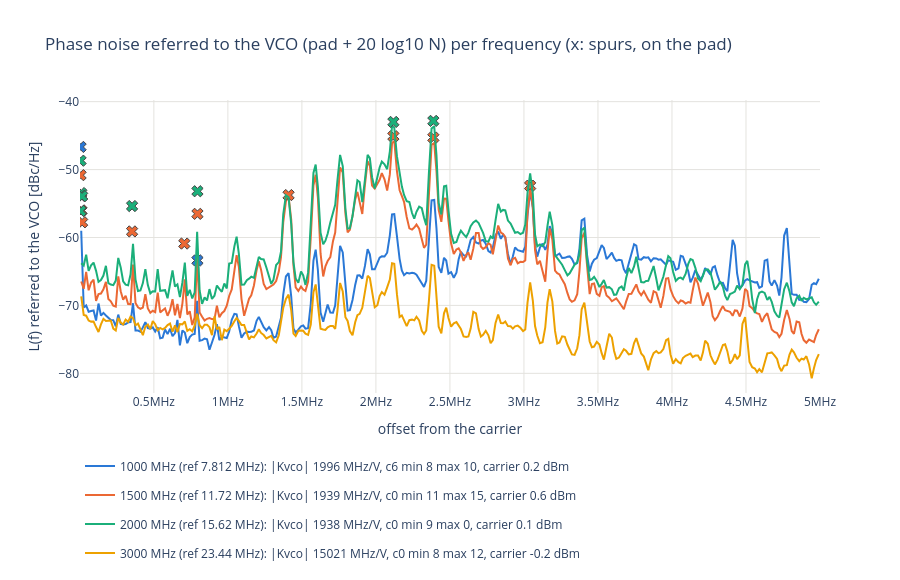

Notebook code cell kept with this figure:
### Code cell
F_start, F_stop = 1e3, 5e6  # offset range shown [Hz]
f_axis = "lin"  # "log" or "lin"

# Phase noise referred to the VCO per frequency: full curve (line, binned to N_BINS points: linear power average,
# display only), detected spurs (x at their measured peak, hover: power on the pad).
fig = go.Figure()
for r in ok.itertuples():
    n_db = 20 * np.log10(r.total_div)
    lt_raw = in_range(trace_of(r.f_vco, "L_trace"), F_start, F_stop)  # spur peaks: from the measured points
    lt = binned(trace_of(r.f_vco, "L_trace"), F_start, F_stop, f_axis)
    sp = in_range(trace_of(r.f_vco, "spur"), F_start, F_stop)
    if lt.empty:
        continue
    fig.add_scatter(x=lt["freq"], y=lt["level_dbm"] + n_db, mode="lines", line=dict(color=COLORS[r.f_vco], width=2),
                    name=NAMES[r.f_vco], legendgroup=NAMES[r.f_vco],
                    hovertemplate="%{x:.3s}Hz: %{y:.1f} dBc/Hz<extra></extra>")
    if not sp.empty:
        fig.add_scatter(x=sp["freq"], y=np.interp(sp["freq"], lt_raw["freq"], lt_raw["level_dbm"]) + n_db,
                        mode="markers", marker=dict(symbol="x", size=10, color=COLORS[r.f_vco], line=dict(width=1)),
                        showlegend=False, legendgroup=NAMES[r.f_vco],
                        customdata=np.c_[sp["level_dbm"], sp["freq"] / r.f_ref],
                        hovertemplate=("spur at %{x:.4s}Hz = %{customdata[1]:.2f} x ref: %{customdata[0]:.1f} dBc on "
                                       "the pad<extra></extra>"))
fig.update_layout(title="Phase noise referred to the VCO (pad + 20 log10 N) per frequency (x: spurs, on the pad)", template="plotly_white",
                  height=580, legend=dict(orientation="h", y=-0.2), hoverlabel=dict(namelength=-1))
fig.update_xaxes(title="offset from the carrier", gridcolor=GRID, **offset_axis(F_start, F_stop, f_axis))
fig.update_yaxes(title="L(f) referred to the VCO [dBc/Hz]", gridcolor=GRID)
save(fig, "phase_noise")

### Figure 1 — Plotly figure (JSON) as saved in the notebook; plotly's stock layout.template omitted (floating-point values rounded to 4 significant figures; data arrays with more than 128 entries replaced by an {"elided": "..."} marker saying what was removed)
{"data": [{"hovertemplate": "%{x:.3s}Hz: %{y:.1f} dBc/Hz<extra></extra>", "legendgroup": "1000 MHz (ref 7.812 MHz): |Kvco| 1996 MHz/V, c6 min 8 max 10, carrier 0.2 dBm", "line": {"color": "#2a78d6", "width": 2}, "mode": "lines", "name": "1000 MHz (ref 7.812 MHz): |Kvco| 1996 MHz/V, c6 min 8 max 10, carrier 0.2 dBm", "type": "scatter", "x": {"elided": "300 float values"}, "y": {"elided": "300 float values"}}, {"customdata": [[-52.48, 0.0006182], [-48.22, 0.1017]], "hovertemplate": "spur at %{x:.4s}Hz = %{customdata[1]:.2f} x ref: %{customdata[0]:.1f} dBc on the pad<extra></extra>", "legendgroup": "1000 MHz (ref 7.812 MHz): |Kvco| 1996 MHz/V, c6 min 8 max 10, carrier 0.2 dBm", "marker": {"color": "#2a78d6", "line": {"width": 1}, "size": 10, "symbol": "x"}, "mode": "markers", "showlegend": false, "type": "scatter", "x": [4830.0, 794400.0], "y": [-46.66, -63.37]}, {"hovertemplate": "%{x:.3s}Hz: %{y:.1f} dBc/Hz<extra></extra>", "legendgroup": "1500 MHz (ref 11.72 MHz): |Kvco| 1939 MHz/V, c0 min 11 max 15, carrier 0.6 dBm", "line": {"color": "#eb6834", "width": 2}, "mode": "lines", "name": "1500 MHz (ref 11.72 MHz): |Kvco| 1939 MHz/V, c0 min 11 max 15, carrier 0.6 dBm", "type": "scatter", "x": {"elided": "300 float values"}, "y": {"elided": "300 float values"}}, {"customdata": [[-57.87, 0.0004122], [-65.78, 0.0008212], [-65.33, 0.0008259], [-57.66, 0.0013], [-51.08, 0.03011], [-51.68, 0.06021], [-45.82, 0.06779], [-32.35, 0.1203], [-25.98, 0.1807], [-24.44, 0.2038], [-33.26, 0.2596]], "hovertemplate": "spur at %{x:.4s}Hz = %{customdata[1]:.2f} x ref: %{customdata[0]:.1f} dBc on the pad<extra></extra>", "legendgroup": "1500 MHz (ref 11.72 MHz): |Kvco| 1939 MHz/V, c0 min 11 max 15, carrier 0.6 dBm", "marker": {"color": "#eb6834", "line": {"width": 1}, "size": 10, "symbol": "x"}, "mode": "markers", "showlegend": false, "type": "scatter", "x": [4830.0, 9624.0, 9678.0, 15240.0, 352800.0, 705600.0, 794400.0, 1410000.0, 2118000.0, 2388000.0, 3042000.0], "y": [-50.82, -56.06, -56.02, -57.76, -59.11, -60.89, -56.52, -53.75, -45.1, -45.29, -52.38]}, {"hovertemplate": "%{x:.3s}Hz: %{y:.1f} dBc/Hz<extra></extra>", "legendgroup": "2000 MHz (ref 15.62 MHz): |Kvco| 1938 MHz/V, c0 min 9 max 0, carrier 0.1 dBm", "line": {"color": "#1baf7a", "width": 2}, "mode": "lines", "name": "2000 MHz (ref 15.62 MHz): |Kvco| 1938 MHz/V, c0 min 9 max 0, carrier 0.1 dBm", "type": "scatter", "x": {"elided": "300 float values"}, "y": {"elided": "300 float values"}}, {"customdata": [[-55.78, 0.0003091], [-65.85, 0.000331], [-62.72, 0.0006159], [-62.97, 0.0006198], [-53.32, 0.0009869], [-45.61, 0.02258], [-42.42, 0.05084], [-23.07, 0.1356], [-21.99, 0.1528]], "hovertemplate": "spur at %{x:.4s}Hz = %{customdata[1]:.2f} x ref: %{customdata[0]:.1f} dBc on the pad<extra></extra>", "legendgroup": "2000 MHz (ref 15.62 MHz): |Kvco| 1938 MHz/V, c0 min 9 max 0, carrier 0.1 dBm", "marker": {"color": "#1baf7a", "line": {"width": 1}, "size": 10, "symbol": "x"}, "mode": "markers", "showlegend": false, "type": "scatter", "x": [4830.0, 5172.0, 9624.0, 9684.0, 15420.0, 352800.0, 794400.0, 2118000.0, 2388000.0], "y": [-48.69, -56.08, -53.46, -53.87, -53.92, -55.37, -53.19, -42.99, -42.83]}, {"hovertemplate": "%{x:.3s}Hz: %{y:.1f} dBc/Hz<extra></extra>", "legendgroup": "3000 MHz (ref 23.44 MHz): |Kvco| 15021 MHz/V, c0 min 8 max 12, carrier -0.2 dBm", "line": {"color": "#eda100", "width": 2}, "mode": "lines", "name": "3000 MHz (ref 23.44 MHz): |Kvco| 15021 MHz/V, c0 min 8 max 12, carrier -0.2 dBm", "type": "scatter", "x": {"elided": "300 float values"}, "y": {"elided": "300 float values"}}], "layout": {"height": 580, "hoverlabel": {"namelength": -1}, "legend": {"orientation": "h", "y": -0.2}, "title": {"text": "Phase noise referred to the VCO (pad + 20 log10 N) per frequency (x: spurs, on the pad)"}, "xaxis": {"exponentformat": "SI", "gridcolor": "#e4e3df", "range": [1000, 5000000], "ticksuffix": "Hz", "title": {"text": "offset from the carrier"}, "type": "linear"}, "yaxis": {"gridcolor": "#e4e3df", "title": {"text": "L(f) referred to the VCO [dBc/Hz]"}}}}
